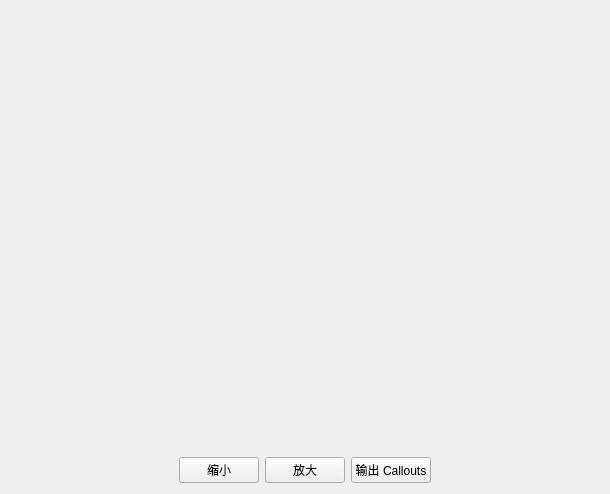
<?xml version="1.0" encoding="UTF-8"?>
<ui version="4.0">
 <class>CalloutChartWidget</class>
 <widget class="QWidget" name="CalloutChartWidget">
  <property name="geometry">
   <rect>
    <x>0</x>
    <y>0</y>
    <width>610</width>
    <height>494</height>
   </rect>
  </property>
  <property name="windowTitle">
   <string>CalloutChartWidget</string>
  </property>
  <layout class="QGridLayout" name="gridLayout">
   <item row="0" column="0" colspan="5">
    <widget class="QWidget" name="placeholderWidget" native="true"/>
   </item>
   <item row="1" column="4">
    <spacer name="horizontalSpacer_2">
     <property name="orientation">
      <enum>Qt::Horizontal</enum>
     </property>
     <property name="sizeHint" stdset="0">
      <size>
       <width>216</width>
       <height>20</height>
      </size>
     </property>
    </spacer>
   </item>
   <item row="1" column="1">
    <widget class="QPushButton" name="zoomOutButton">
     <property name="minimumSize">
      <size>
       <width>0</width>
       <height>0</height>
      </size>
     </property>
     <property name="text">
      <string>缩小</string>
     </property>
    </widget>
   </item>
   <item row="1" column="2">
    <widget class="QPushButton" name="zoomInButton">
     <property name="text">
      <string>放大</string>
     </property>
    </widget>
   </item>
   <item row="1" column="0">
    <spacer name="horizontalSpacer">
     <property name="orientation">
      <enum>Qt::Horizontal</enum>
     </property>
     <property name="sizeHint" stdset="0">
      <size>
       <width>216</width>
       <height>20</height>
      </size>
     </property>
    </spacer>
   </item>
   <item row="1" column="3">
    <widget class="QPushButton" name="outputButton">
     <property name="text">
      <string>输出 Callouts</string>
     </property>
    </widget>
   </item>
  </layout>
 </widget>
 <layoutdefault spacing="6" margin="11"/>
 <resources/>
 <connections/>
</ui>
